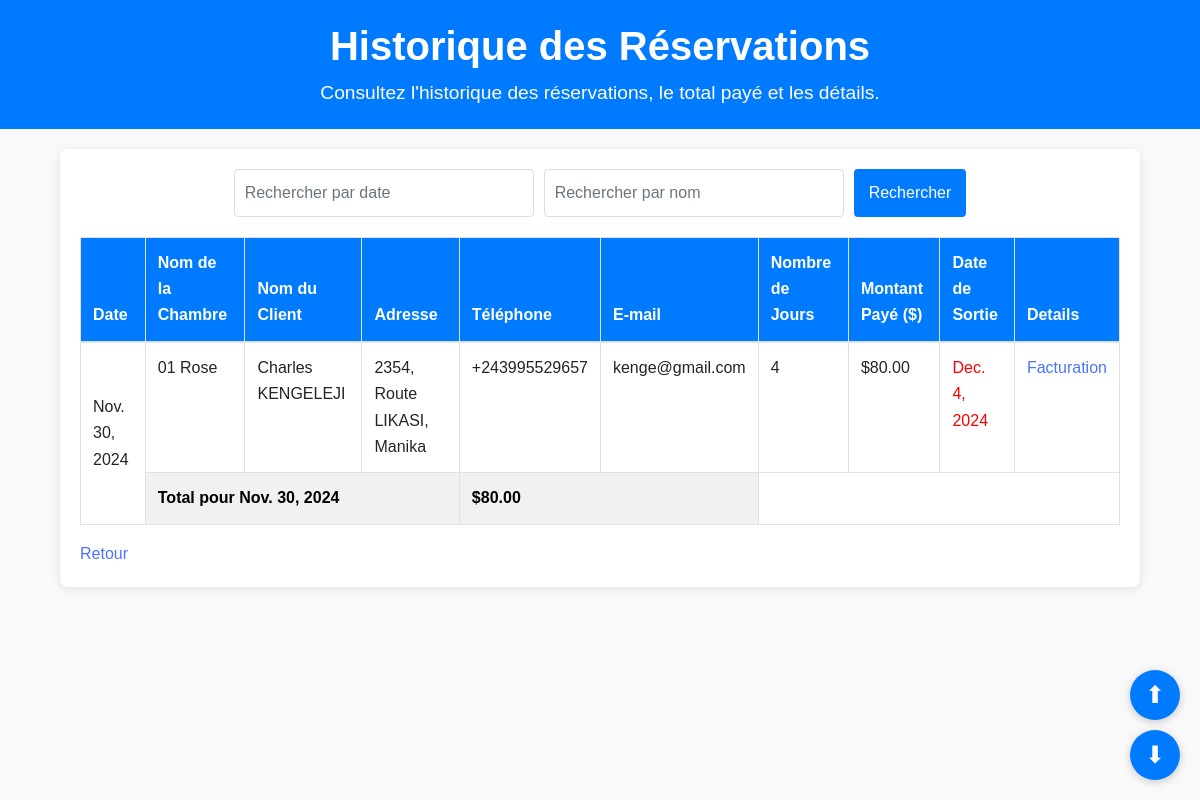
The app's page /reservations_par_date/ with its own data.
### kenge/models.py (models this page shows, shortened)
class Reservation(models.Model):
    chambre = models.ForeignKey('Chambre', on_delete=models.CASCADE)
    date = models.DateField()  # Date de début de la réservation
    nombre_de_jours = models.PositiveIntegerField()  # Nombre de jours réservés
    nom_du_client = models.CharField(max_length=255)  # Nom du client
    adresse_client = models.TextField(blank=True, null=True)  # Adresse du client
    telephone_client = models.CharField(max_length=15, blank=True, null=True)  # Téléphone du client
    email_client = models.EmailField(blank=True, null=True)  # Email du client
    montant_paye = models.DecimalField(max_digits=10, decimal_places=2)  # Montant payé
    date_creation = models.DateTimeField(auto_now_add=True)  # Date de création de la réservation

class Chambre(models.Model):
    NOM_CHAMBRE_CHOICES = [
        ("01 Rose", "01 Rose"),
        ("02 Tulipe", "02 Tulipe"),
        ("03 Orchidée", "03 Orchidée"),
        ("04 Lys", "04 Lys"),
        ("05 Magnolia", "05 Magnolia"),
        ("06 Violette", "06 Violette"),
        ("07 Dahlia", "07 Dahlia"),
        ("08 Pivoine", "08 Pivoine"),
        ("09 Iris", "09 Iris"),
        ("10 Chrysanthème", "10 Chrysanthème"),
        ("11 Jonquille", "11 Jonquille"),
        ("12 Anémone", "12 Anémone"),
        ("13 Bleuet", "13 Bleuet"),
        ("14 Coquelicot", "14 Coquelicot"),
        ("15 Jasmin", "15 Jasmin"),
        ("16 Hibiscus", "16 Hibiscus"),
        ("17 Glycine", "17 Glycine"),
        ("18 Azalée", "18 Azalée"),
        ("19 Camélia", "19 Camélia"),
        ("20 Freesia", "20 Freesia"),
    ]
    nom_de_la_chambre = models.CharField(max_length=50, choices=NOM_CHAMBRE_CHOICES)
    date_enregistrement = models.DateField(default=timezone.now, editable=False)
    date_mise_a_jour = models.DateField(default=timezone.now, editable=False)
    photo = models.ImageField(upload_to='photos/', blank=True, null=True)
    qrcode = models.ImageField(upload_to='qrcodes/', blank=True, null=True)
    code = models.CharField(max_length=50, blank=True, null=True)

### kenge/views.py (the view)
# urls.py: path('reservations_par_date/', views.reservations_par_date, name='reservations_par_date'),
def reservations_par_date(request):
    reservations = Reservation.objects.all().order_by('date')
    grouped_reservations = defaultdict(list)
    for reservation in reservations:
        grouped_reservations[reservation.date].append(reservation)
    grouped_with_lengths = {}
    for date, reservations_list in grouped_reservations.items():
        reservations_with_index = [
            {
                'index': i,
                'reservation': reservation,
                'date_sortie': reservation.date + timedelta(days=reservation.nombre_de_jours),
            }
            for i, reservation in enumerate(reservations_list)
        ]
        grouped_with_lengths[date] = {
            'reservations': reservations_with_index,
            'rowspan': len(reservations_with_index) + 1,  # Inclure la ligne pour le total
            'total': sum(reservation.montant_paye for reservation in reservations_list),
        }
    return render(request, 'reservations_par_date.html', {
        'grouped_with_lengths': grouped_with_lengths,
    })

### kenge/templates/reservations_par_date.html (shortened to what this page needs)
{% load static %}
<!DOCTYPE html>
<html lang="fr">
<head>
  <link rel="stylesheet" href="{% static 'css/bootstrap.css' %}">
  <link rel="stylesheet" href="{% static 'css/maicons.css' %}">
  <link rel="stylesheet" href="{% static 'vendor/animate/animate.css' %}">
  <link rel="stylesheet" href="{% static 'css/theme.css' %}">
  <link rel="stylesheet" href="https://cdn.jsdelivr.net/npm/flatpickr/dist/flatpickr.min.css">
</head>
<body>
  <div class="header">
    <h1>Historique des Réservations</h1>
    <p>Consultez l'historique des réservations, le total payé et les détails.</p>
  </div>
  <div class="table-container">
    <div class="search-bar">
      <input type="text" id="searchDate" placeholder="Rechercher par date" class="form-control flatpickr">
      <input type="text" id="searchName" placeholder="Rechercher par nom" class="form-control">
      <button class="btn btn-primary" onclick="filterTable()">Rechercher</button>
    </div>
    <div class="scroll-arrow">
      <a id="scrollUp" href="#">⬆</a>
      <a id="scrollDown" href="#">⬇</a>
    </div>
    <table class="table table-bordered table-hover" id="reservationTable">
      <thead>
        <tr>
          <th>Date</th>
          <th>Nom de la Chambre</th>
          <th>Nom du Client</th>
          <th>Adresse</th>
          <th>Téléphone</th>
          <th>E-mail</th>
          <th>Nombre de Jours</th>
          <th>Montant Payé ($)</th>
          <th>Date de Sortie</th>
          <th>Details</th>
        </tr>
      </thead>
      <tbody>
        {% for date, data in grouped_with_lengths.items %}
          <tr>
            <td rowspan="{{ data.rowspan }}" class="align-middle">{{ date }}</td>
            {% for item in data.reservations %}
              <td>{{ item.reservation.chambre.nom_de_la_chambre }}</td>
              <td>{{ item.reservation.nom_du_client }}</td>
              <td>{{ item.reservation.adresse_client }}</td>
              <td>{{ item.reservation.telephone_client }}</td>
              <td>{{ item.reservation.email_client }}</td>
              <td>{{ item.reservation.nombre_de_jours }}</td>
              <td>${{ item.reservation.montant_paye }}</td>
              <td class="date-sortie">{{ item.date_sortie }}</td>
              <td>
                {% if item.reservation.id %}
                    <a href="{% url 'reservation_detail' item.reservation.id %}">Facturation</a>
                {% else %}
                    <span>Non disponible</span>
                {% endif %}
                </td>
              </tr>
            {% endfor %}
          <tr class="total-row">
            <td colspan="3">Total pour {{ date }}</td>
            <td colspan="2">${{ data.total }}</td>
          </tr>
        {% endfor %}
      </tbody>
    </table>
    <a class="back-link1" href="{% url 'liste' %}">Retour</a>
  </div>
</body>
</html>

### kenge/static/css/theme.css (style rules this page uses)
body { font-family: "Open Sans", sans-serif; font-weight: 400; line-height: 1.65; color: #2d2f38; }
a { color: #4B74FE; text-decoration: none; background-color: transparent; }
h1, .h1, h2, .h2, h3, .h3, h4, .h4, h5, .h5, h6, .h6 { line-height: 1.3; }
.btn { padding: 10px 28px; -webkit-transition: all 0.2s ease; transition: all 0.2s ease; }
.btn-primary { color: #fff; background-color: #2F89FC; border-color: #2F89FC; }
.form-control { padding: 8px 15px; height: calc(1.5em + 1.375rem + 2px); border-color: #dee1e6; }

### kenge/templates/reservations_par_date.html (style rules this page uses)
body { background-color: #f9f9f9; font-family: 'Arial', sans-serif; }
.header { background-color: #007bff; color: #fff; padding: 20px; text-align: center; margin-bottom: 20px; }
.header h1 { margin: 0; font-size: 2.5rem; font-weight: bold; }
.header p { margin: 5px 0 0; font-size: 1.2rem; }
.table-container { margin: 20px auto; max-width: 90%; background-color: #fff; padding: 20px; box-shadow: 0 2px 8px rgba(0, 0, 0, 0.1); border-radius: 8px; }
.search-bar { margin-bottom: 20px; display: flex; gap: 10px; justify-content: center; }
.search-bar input { width: 300px; padding: 10px; border: 1px solid #ddd; border-radius: 4px; }
.search-bar button { background-color: #007bff; color: white; border: none; padding: 10px 15px; border-radius: 4px; cursor: pointer; }
table { width: 100%; }
th { background-color: #007bff; color: #fff; font-weight: bold; }
.total-row { background-color: #f1f1f1; font-weight: bold; color: #000; }
.date-sortie { color: red; }
.scroll-arrow { position: fixed; bottom: 20px; right: 20px; display: flex; flex-direction: column; gap: 10px; }
.scroll-arrow a { display: flex; align-items: center; justify-content: center; width: 50px; height: 50px; background-color: #007bff; color: white; border-radius: 50%; text-decoration: none; font-size: 1.5rem; box-shadow: 0 2px 8px rgba(0, 0, 0, 0.2); transition: background-color 0.3s; }

### records on screen
Reservation: grouped_with_lengths "Nov. 30, 2024", reservation.chambre.nom_de_la_chambre "01 Rose", reservation.nom_du_client "Charles KENGELEJI", reservation.adresse_client "2354, Route LIKASI, Manika", reservation.telephone_client "+243995529657", reservation.email_client "kenge@gmail.com", reservation.nombre_de_jours "4", reservation.montant_paye "80.00", date_sortie "Dec. 4, 2024", shows "Facturation", grouped_with_lengths "Nov. 30, 2024"

### other values on screen
{{ data.total }} "80.00"
